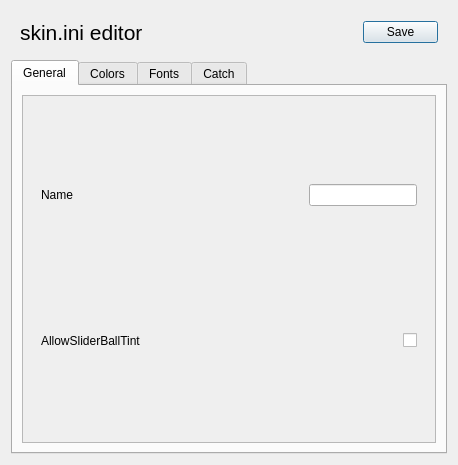
<?xml version="1.0" encoding="UTF-8"?>
<ui version="4.0">
 <class>Dialog</class>
 <widget class="QDialog" name="Dialog">
  <property name="geometry">
   <rect>
    <x>0</x>
    <y>0</y>
    <width>458</width>
    <height>465</height>
   </rect>
  </property>
  <property name="windowTitle">
   <string>Dialog</string>
  </property>
  <layout class="QVBoxLayout" name="verticalLayout">
   <item>
    <widget class="QWidget" name="widget" native="true">
     <property name="sizePolicy">
      <sizepolicy hsizetype="Preferred" vsizetype="Fixed">
       <horstretch>0</horstretch>
       <verstretch>0</verstretch>
      </sizepolicy>
     </property>
     <property name="minimumSize">
      <size>
       <width>0</width>
       <height>41</height>
      </size>
     </property>
     <layout class="QHBoxLayout" name="horizontalLayout_46">
      <item>
       <widget class="QLabel" name="label_skin_ini_editor_header">
        <property name="sizePolicy">
         <sizepolicy hsizetype="Preferred" vsizetype="Fixed">
          <horstretch>0</horstretch>
          <verstretch>0</verstretch>
         </sizepolicy>
        </property>
        <property name="minimumSize">
         <size>
          <width>0</width>
          <height>0</height>
         </size>
        </property>
        <property name="font">
         <font>
          <pointsize>16</pointsize>
         </font>
        </property>
        <property name="text">
         <string>skin.ini editor</string>
        </property>
       </widget>
      </item>
      <item>
       <widget class="QPushButton" name="pushButton_skin_ini_save">
        <property name="maximumSize">
         <size>
          <width>75</width>
          <height>16777215</height>
         </size>
        </property>
        <property name="text">
         <string>Save</string>
        </property>
       </widget>
      </item>
     </layout>
    </widget>
   </item>
   <item>
    <widget class="QTabWidget" name="tabWidget">
     <property name="currentIndex">
      <number>0</number>
     </property>
     <widget class="QWidget" name="tab_general">
      <attribute name="title">
       <string>General</string>
      </attribute>
      <layout class="QHBoxLayout" name="horizontalLayout">
       <item>
        <widget class="QScrollArea" name="scrollArea">
         <property name="widgetResizable">
          <bool>true</bool>
         </property>
         <widget class="QWidget" name="scrollAreaWidgetContents">
          <property name="geometry">
           <rect>
            <x>0</x>
            <y>0</y>
            <width>414</width>
            <height>352</height>
           </rect>
          </property>
          <layout class="QVBoxLayout" name="verticalLayout_2">
           <item>
            <widget class="QWidget" name="widget_name" native="true">
             <property name="minimumSize">
              <size>
               <width>0</width>
               <height>0</height>
              </size>
             </property>
             <property name="maximumSize">
              <size>
               <width>16777215</width>
               <height>100</height>
              </size>
             </property>
             <layout class="QHBoxLayout" name="horizontalLayout_2">
              <item>
               <widget class="QLabel" name="label_name">
                <property name="text">
                 <string>Name</string>
                </property>
               </widget>
              </item>
              <item>
               <widget class="QLineEdit" name="lineEdit_name">
                <property name="sizePolicy">
                 <sizepolicy hsizetype="Fixed" vsizetype="Fixed">
                  <horstretch>0</horstretch>
                  <verstretch>0</verstretch>
                 </sizepolicy>
                </property>
               </widget>
              </item>
             </layout>
            </widget>
           </item>
           <item>
            <widget class="QWidget" name="widget_allow_siderball_tint" native="true">
             <property name="minimumSize">
              <size>
               <width>0</width>
               <height>0</height>
              </size>
             </property>
             <property name="maximumSize">
              <size>
               <width>16777215</width>
               <height>100</height>
              </size>
             </property>
             <layout class="QHBoxLayout" name="horizontalLayout_4">
              <item>
               <widget class="QLabel" name="label_allow_siderball_tint">
                <property name="text">
                 <string>AllowSliderBallTint</string>
                </property>
               </widget>
              </item>
              <item>
               <widget class="QCheckBox" name="checkBox_allow_siderball_tint">
                <property name="sizePolicy">
                 <sizepolicy hsizetype="Fixed" vsizetype="Fixed">
                  <horstretch>0</horstretch>
                  <verstretch>0</verstretch>
                 </sizepolicy>
                </property>
                <property name="text">
                 <string/>
                </property>
               </widget>
              </item>
             </layout>
            </widget>
           </item>
          </layout>
         </widget>
        </widget>
       </item>
      </layout>
     </widget>
     <widget class="QWidget" name="tab_colors">
      <attribute name="title">
       <string>Colors</string>
      </attribute>
      <layout class="QVBoxLayout" name="verticalLayout_4">
       <item>
        <widget class="QScrollArea" name="scrollArea_2">
         <property name="widgetResizable">
          <bool>true</bool>
         </property>
         <widget class="QWidget" name="scrollAreaWidgetContents_3">
          <property name="geometry">
           <rect>
            <x>0</x>
            <y>0</y>
            <width>414</width>
            <height>352</height>
           </rect>
          </property>
          <widget class="QWidget" name="widget_combo1" native="true">
           <property name="geometry">
            <rect>
             <x>10</x>
             <y>10</y>
             <width>396</width>
             <height>100</height>
            </rect>
           </property>
           <property name="minimumSize">
            <size>
             <width>0</width>
             <height>0</height>
            </size>
           </property>
           <property name="maximumSize">
            <size>
             <width>16777215</width>
             <height>100</height>
            </size>
           </property>
           <property name="sizeIncrement">
            <size>
             <width>0</width>
             <height>0</height>
            </size>
           </property>
           <layout class="QHBoxLayout" name="horizontalLayout_33">
            <property name="spacing">
             <number>0</number>
            </property>
            <item>
             <widget class="QLabel" name="label_combo1">
              <property name="text">
               <string>Combo1</string>
              </property>
             </widget>
            </item>
            <item>
             <widget class="QLineEdit" name="lineEdit_combo1">
              <property name="sizePolicy">
               <sizepolicy hsizetype="Fixed" vsizetype="Fixed">
                <horstretch>0</horstretch>
                <verstretch>0</verstretch>
               </sizepolicy>
              </property>
              <property name="maximumSize">
               <size>
                <width>61</width>
                <height>16777215</height>
               </size>
              </property>
             </widget>
            </item>
            <item>
             <widget class="QLabel" name="label_c_combo1">
              <property name="sizePolicy">
               <sizepolicy hsizetype="Fixed" vsizetype="Fixed">
                <horstretch>0</horstretch>
                <verstretch>0</verstretch>
               </sizepolicy>
              </property>
              <property name="minimumSize">
               <size>
                <width>21</width>
                <height>21</height>
               </size>
              </property>
              <property name="autoFillBackground">
               <bool>false</bool>
              </property>
              <property name="text">
               <string/>
              </property>
             </widget>
            </item>
            <item>
             <widget class="QPushButton" name="pushButton_combo1">
              <property name="sizePolicy">
               <sizepolicy hsizetype="Fixed" vsizetype="Fixed">
                <horstretch>0</horstretch>
                <verstretch>0</verstretch>
               </sizepolicy>
              </property>
              <property name="minimumSize">
               <size>
                <width>0</width>
                <height>0</height>
               </size>
              </property>
              <property name="text">
               <string>Select</string>
              </property>
             </widget>
            </item>
           </layout>
          </widget>
         </widget>
        </widget>
       </item>
      </layout>
     </widget>
     <widget class="QWidget" name="tab_fonts">
      <attribute name="title">
       <string>Fonts</string>
      </attribute>
      <layout class="QVBoxLayout" name="verticalLayout_6">
       <item>
        <widget class="QScrollArea" name="scrollArea_3">
         <property name="widgetResizable">
          <bool>true</bool>
         </property>
         <widget class="QWidget" name="scrollAreaWidgetContents_4">
          <property name="geometry">
           <rect>
            <x>0</x>
            <y>0</y>
            <width>414</width>
            <height>352</height>
           </rect>
          </property>
          <layout class="QVBoxLayout" name="verticalLayout_8">
           <item>
            <widget class="QWidget" name="widget_author_5" native="true">
             <property name="minimumSize">
              <size>
               <width>0</width>
               <height>0</height>
              </size>
             </property>
             <property name="maximumSize">
              <size>
               <width>16777215</width>
               <height>100</height>
              </size>
             </property>
             <property name="sizeIncrement">
              <size>
               <width>0</width>
               <height>0</height>
              </size>
             </property>
             <layout class="QHBoxLayout" name="horizontalLayout_31">
              <item>
               <widget class="QLabel" name="label_author_5">
                <property name="text">
                 <string>HitCircleOverlap</string>
                </property>
               </widget>
              </item>
              <item>
               <widget class="QLineEdit" name="lineEdit_author_5">
                <property name="sizePolicy">
                 <sizepolicy hsizetype="Fixed" vsizetype="Fixed">
                  <horstretch>0</horstretch>
                  <verstretch>0</verstretch>
                 </sizepolicy>
                </property>
               </widget>
              </item>
             </layout>
            </widget>
           </item>
          </layout>
         </widget>
        </widget>
       </item>
      </layout>
     </widget>
     <widget class="QWidget" name="tab_catch">
      <attribute name="title">
       <string>Catch</string>
      </attribute>
      <layout class="QVBoxLayout" name="verticalLayout_7">
       <item>
        <widget class="QScrollArea" name="scrollArea_4">
         <property name="widgetResizable">
          <bool>true</bool>
         </property>
         <widget class="QWidget" name="scrollAreaWidgetContents_5">
          <property name="geometry">
           <rect>
            <x>0</x>
            <y>0</y>
            <width>414</width>
            <height>352</height>
           </rect>
          </property>
          <layout class="QVBoxLayout" name="verticalLayout_9">
           <item>
            <widget class="QWidget" name="widget_hyper_dash" native="true">
             <property name="minimumSize">
              <size>
               <width>0</width>
               <height>0</height>
              </size>
             </property>
             <property name="maximumSize">
              <size>
               <width>16777215</width>
               <height>100</height>
              </size>
             </property>
             <property name="sizeIncrement">
              <size>
               <width>0</width>
               <height>0</height>
              </size>
             </property>
             <layout class="QHBoxLayout" name="horizontalLayout_32">
              <property name="spacing">
               <number>0</number>
              </property>
              <item>
               <widget class="QLabel" name="label_hyper_dash">
                <property name="text">
                 <string>HyperDash</string>
                </property>
               </widget>
              </item>
              <item>
               <widget class="QLineEdit" name="lineEdit_hyper_dash">
                <property name="sizePolicy">
                 <sizepolicy hsizetype="Fixed" vsizetype="Fixed">
                  <horstretch>0</horstretch>
                  <verstretch>0</verstretch>
                 </sizepolicy>
                </property>
                <property name="maximumSize">
                 <size>
                  <width>61</width>
                  <height>16777215</height>
                 </size>
                </property>
               </widget>
              </item>
              <item>
               <widget class="QLabel" name="label_c_hyper_dash">
                <property name="sizePolicy">
                 <sizepolicy hsizetype="Fixed" vsizetype="Fixed">
                  <horstretch>0</horstretch>
                  <verstretch>0</verstretch>
                 </sizepolicy>
                </property>
                <property name="minimumSize">
                 <size>
                  <width>21</width>
                  <height>21</height>
                 </size>
                </property>
                <property name="autoFillBackground">
                 <bool>false</bool>
                </property>
                <property name="text">
                 <string/>
                </property>
               </widget>
              </item>
              <item>
               <widget class="QPushButton" name="pushButton_hyper_dash">
                <property name="sizePolicy">
                 <sizepolicy hsizetype="Fixed" vsizetype="Fixed">
                  <horstretch>0</horstretch>
                  <verstretch>0</verstretch>
                 </sizepolicy>
                </property>
                <property name="minimumSize">
                 <size>
                  <width>0</width>
                  <height>0</height>
                 </size>
                </property>
                <property name="text">
                 <string>Select</string>
                </property>
               </widget>
              </item>
             </layout>
            </widget>
           </item>
          </layout>
         </widget>
        </widget>
       </item>
      </layout>
     </widget>
    </widget>
   </item>
  </layout>
 </widget>
 <resources/>
 <connections/>
</ui>
